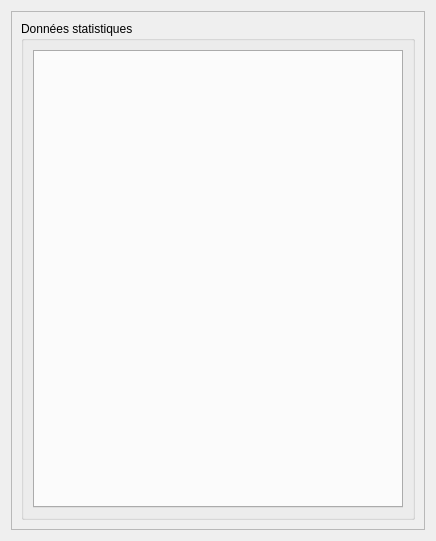
<?xml version="1.0" encoding="UTF-8"?>
<ui version="4.0">
 <class>ForestSettingsDialog</class>
 <widget class="QWidget" name="ForestSettingsDialog">
  <property name="geometry">
   <rect>
    <x>0</x>
    <y>0</y>
    <width>436</width>
    <height>541</height>
   </rect>
  </property>
  <property name="windowTitle">
   <string>Choix de forêt</string>
  </property>
  <layout class="QVBoxLayout" name="rootLayout">
   <item>
    <widget class="QScrollArea" name="scrollArea">
     <property name="widgetResizable">
      <bool>true</bool>
     </property>
     <widget class="QWidget" name="scrollAreaWidgetContents">
      <property name="geometry">
       <rect>
        <x>0</x>
        <y>0</y>
        <width>412</width>
        <height>517</height>
       </rect>
      </property>
      <layout class="QVBoxLayout" name="scrollLayout">
       <item>
        <widget class="QGroupBox" name="groupBox">
         <property name="title">
          <string>Données statistiques</string>
         </property>
         <layout class="QVBoxLayout" name="statsLayout">
          <item>
           <widget class="QTabWidget" name="tabWidget">
            <property name="currentIndex">
             <number>-1</number>
            </property>
           </widget>
          </item>
         </layout>
        </widget>
       </item>
      </layout>
     </widget>
    </widget>
   </item>
  </layout>
 </widget>
 <resources/>
 <connections/>
</ui>
